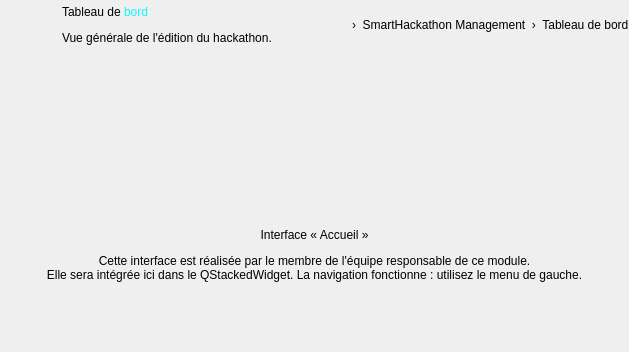
<widget class="QWidget" name="pageAccueil"><layout class="QVBoxLayout" name="layoutPageAccueil"><property name="leftMargin"><number>0</number></property><property name="topMargin"><number>0</number></property><property name="rightMargin"><number>0</number></property><property name="bottomMargin"><number>0</number></property><property name="spacing"><number>12</number></property><item><layout class="QHBoxLayout" name="layoutTitleAccueil"><property name="spacing"><number>12</number></property><item><widget class="QLabel" name="labelTitleIconAccueil"><property name="pixmap"><pixmap resource="resources.qrc">:/icons/ti_home.png</pixmap></property><property name="scaledContents"><bool>true</bool></property><property name="minimumSize"><size><width>50</width><height>50</height></size></property><property name="maximumSize"><size><width>50</width><height>50</height></size></property></widget></item><item><layout class="QVBoxLayout" name="layoutTitleTxtAccueil"><property name="spacing"><number>0</number></property><item><widget class="QLabel" name="labelTitleAccueil"><property name="text"><string>Tableau de &lt;span style="color:#0BF8F6;"&gt;bord&lt;/span&gt;</string></property><property name="textFormat"><enum>Qt::RichText</enum></property><property name="pageTitle" stdset="0"><bool>true</bool></property></widget></item><item><widget class="QLabel" name="labelSubtitleAccueil"><property name="text"><string>Vue générale de l'édition du hackathon.</string></property><property name="pageSub" stdset="0"><bool>true</bool></property></widget></item></layout></item><item><spacer name="spTitleAccueil"><property name="orientation"><enum>Qt::Horizontal</enum></property><property name="sizeHint" stdset="0"><size><width>40</width><height>10</height></size></property></spacer></item><item><widget class="QLabel" name="labelHomeIconAccueil"><property name="pixmap"><pixmap resource="resources.qrc">:/icons/home_c.png</pixmap></property><property name="scaledContents"><bool>true</bool></property><property name="minimumSize"><size><width>16</width><height>16</height></size></property><property name="maximumSize"><size><width>16</width><height>16</height></size></property></widget></item><item><widget class="QLabel" name="labelBreadcrumbAccueil"><property name="text"><string>›  SmartHackathon Management  ›  Tableau de bord</string></property><property name="pageSub" stdset="0"><bool>true</bool></property></widget></item></layout></item><item><widget class="QFrame" name="framePlaceholderAccueil"><property name="card" stdset="0"><bool>true</bool></property><layout class="QVBoxLayout" name="layoutPhAccueil"><property name="leftMargin"><number>30</number></property><property name="topMargin"><number>30</number></property><property name="rightMargin"><number>30</number></property><property name="bottomMargin"><number>30</number></property><property name="spacing"><number>12</number></property><item><spacer name="spPhTAccueil"><property name="orientation"><enum>Qt::Vertical</enum></property><property name="sizeHint" stdset="0"><size><width>20</width><height>40</height></size></property></spacer></item><item alignment="Qt::AlignHCenter"><widget class="QLabel" name="labelPhIconAccueil"><property name="pixmap"><pixmap resource="resources.qrc">:/icons/ti_home.png</pixmap></property><property name="scaledContents"><bool>true</bool></property><property name="minimumSize"><size><width>84</width><height>84</height></size></property><property name="maximumSize"><size><width>84</width><height>84</height></size></property></widget></item><item><widget class="QLabel" name="labelPhTitleAccueil"><property name="text"><string>Interface « Accueil »</string></property><property name="phTitle" stdset="0"><bool>true</bool></property><property name="alignment"><set>Qt::AlignCenter</set></property></widget></item><item><widget class="QLabel" name="labelPhTextAccueil"><property name="text"><string>Cette interface est réalisée par le membre de l'équipe responsable de ce module.
Elle sera intégrée ici dans le QStackedWidget. La navigation fonctionne : utilisez le menu de gauche.</string></property><property name="phText" stdset="0"><bool>true</bool></property><property name="alignment"><set>Qt::AlignCenter</set></property></widget></item><item><spacer name="spPhBAccueil"><property name="orientation"><enum>Qt::Vertical</enum></property><property name="sizeHint" stdset="0"><size><width>20</width><height>40</height></size></property></spacer></item></layout></widget></item></layout></widget>
